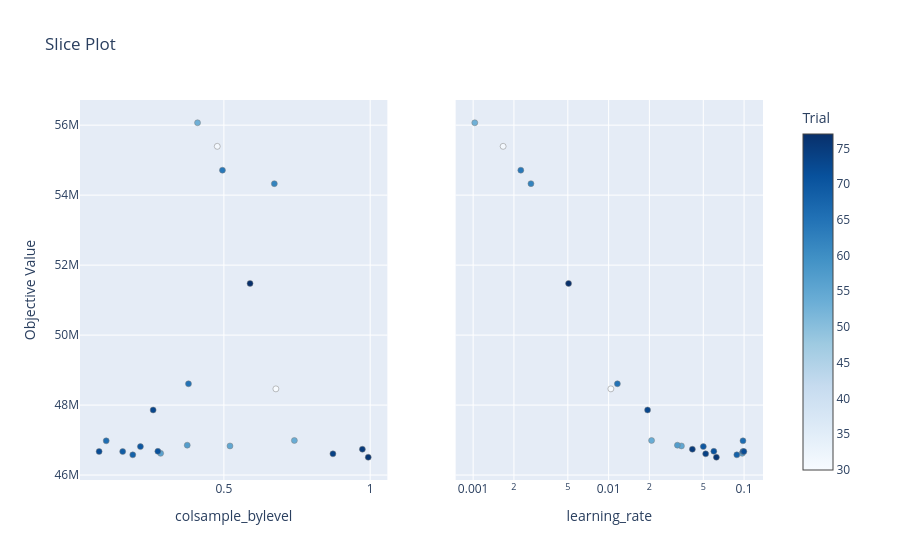

This figure's notebook cell:
### Code cell
# График среза
slice_plot = optuna.visualization.plot_slice(study, params=["learning_rate", "colsample_bylevel"])
slice_plot.show() 

plt.savefig(os.path.join(ASSETS_DIR, 'slice_plot'))

### Figure 1 — Plotly figure (JSON) as saved in the notebook; plotly's stock layout.template omitted (floating-point values rounded to 4 significant figures)
{"data": [{"marker": {"color": [30, 31, 53, 54, 55, 56, 57, 62, 64, 65, 66, 68, 69, 70, 71, 72, 73, 74, 75, 76, 77], "colorbar": {"title": {"text": "Trial"}, "x": 1, "xpad": 40}, "colorscale": [[0, "rgb(247,251,255)"], [0.125, "rgb(222,235,247)"], [0.25, "rgb(198,219,239)"], [0.375, "rgb(158,202,225)"], [0.5, "rgb(107,174,214)"], [0.625, "rgb(66,146,198)"], [0.75, "rgb(33,113,181)"], [0.875, "rgb(8,81,156)"], [1, "rgb(8,48,107)"]], "line": {"color": "Grey", "width": 0.5}, "showscale": true}, "mode": "markers", "name": "Feasible Trial", "showlegend": false, "type": "scatter", "x": [0.6777, 0.4774, 0.41, 0.7409, 0.5208, 0.2838, 0.3747, 0.6724, 0.4951, 0.379, 0.09779, 0.1886, 0.1541, 0.2147, 0.2743, 0.07354, 0.2582, 0.8727, 0.9734, 0.9934, 0.5894], "xaxis": "x", "y": [48460000.0, 55400000.0, 56070000.0, 46990000.0, 46830000.0, 46620000.0, 46850000.0, 54330000.0, 54710000.0, 48610000.0, 46980000.0, 46580000.0, 46670000.0, 46810000.0, 46680000.0, 46670000.0, 47860000.0, 46610000.0, 46740000.0, 46510000.0, 51480000.0], "yaxis": "y"}, {"marker": {"color": [30, 31, 53, 54, 55, 56, 57, 62, 64, 65, 66, 68, 69, 70, 71, 72, 73, 74, 75, 76, 77], "colorbar": {"title": {"text": "Trial"}, "x": 1, "xpad": 40}, "colorscale": [[0, "rgb(247,251,255)"], [0.125, "rgb(222,235,247)"], [0.25, "rgb(198,219,239)"], [0.375, "rgb(158,202,225)"], [0.5, "rgb(107,174,214)"], [0.625, "rgb(66,146,198)"], [0.75, "rgb(33,113,181)"], [0.875, "rgb(8,81,156)"], [1, "rgb(8,48,107)"]], "line": {"color": "Grey", "width": 0.5}, "showscale": false}, "mode": "markers", "name": "Feasible Trial", "showlegend": false, "type": "scatter", "x": [0.01039, 0.001665, 0.001028, 0.02075, 0.03448, 0.097, 0.03221, 0.002671, 0.002248, 0.01161, 0.09815, 0.08841, 0.09806, 0.05003, 0.05981, 0.09968, 0.01939, 0.05205, 0.04151, 0.06246, 0.005063], "xaxis": "x2", "y": [48460000.0, 55400000.0, 56070000.0, 46990000.0, 46830000.0, 46620000.0, 46850000.0, 54330000.0, 54710000.0, 48610000.0, 46980000.0, 46580000.0, 46670000.0, 46810000.0, 46680000.0, 46670000.0, 47860000.0, 46610000.0, 46740000.0, 46510000.0, 51480000.0], "yaxis": "y2"}], "layout": {"title": {"text": "Slice Plot"}, "xaxis": {"anchor": "y", "domain": [0, 0.45], "title": {"text": "colsample_bylevel"}}, "xaxis2": {"anchor": "y2", "domain": [0.55, 1], "title": {"text": "learning_rate"}, "type": "log"}, "yaxis": {"anchor": "x", "domain": [0, 1], "title": {"text": "Objective Value"}}, "yaxis2": {"anchor": "x2", "domain": [0, 1], "matches": "y", "showticklabels": false}}}
